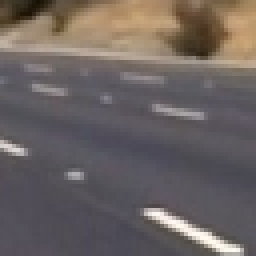
#> input picture train/non-vehicles/Extras/extra1341.png, 64 x 64 px, given in place of image0000.png, which was not available (shown 4 times larger)
$ python main.py   (older library calls are emulated)
#> lines starting #> are read from the running program, lines starting #| are printed output that depends on the picture; pictures that were not available may be replaced by others from this repository, and a replacement may not be noted
import matplotlib.image as mpimg
import matplotlib.pyplot as plt
import numpy as np
import cv2
import glob
import time
import pickle
import imageio
from sklearn.svm import LinearSVC
from sklearn.preprocessing import StandardScaler
from skimage.feature import hog
from scipy.ndimage.measurements import label
from moviepy.editor import VideoFileClip
from IPython.display import HTML
from collections import deque
from sklearn.cross_validation import train_test_split

def get_hog_features(img, orient, pix_per_cell, cell_per_block,
                        vis=False, feature_vec=True):
    # Call with two outputs if vis==True
    if vis == True:
        features, hog_image = hog(img, orientations=orient,
                                  pixels_per_cell=(pix_per_cell, pix_per_cell),
                                  cells_per_block=(cell_per_block, cell_per_block),
                                  transform_sqrt=False,
                                  visualise=vis, feature_vector=feature_vec)
        return features, hog_image
    # Otherwise call with one output
    else:
        features = hog(img, orientations=orient,
                       pixels_per_cell=(pix_per_cell, pix_per_cell),
                       cells_per_block=(cell_per_block, cell_per_block),
                       transform_sqrt=False,
                       visualise=vis, feature_vector=feature_vec)
        return features

# [183 lines left out: functions bin_spatial, color_hist, extract_features, convert_color, find_cars, draw_boxes and 2 more, not called in this run]

def heat_filter(heat, heat_k1, heat_k2):
    result = heat + heat_k1 + heat_k2
    return result

# [74 lines left out: functions draw_labeled_bboxes, process_image, not called in this run]

car_example = mpimg.imread('./train/vehicles/GTI_Far/image0000.png') # scaled 0...1
#> car_example is the input picture: shape (64, 64, 3) float32; mean R, G, B 0.419, 0.387, 0.38
example_gray_car = cv2.cvtColor(car_example, cv2.COLOR_RGB2GRAY) # scaled 0...255
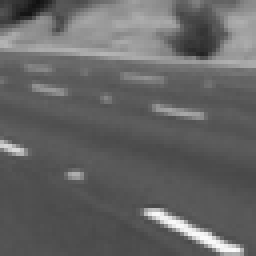
#> example_gray_car: shape (64, 64) float32 (shown 4 times larger); min 0.0679, max 0.982, mean 0.396

non_car_example = mpimg.imread('./train/non-vehicles/GTI/image49.png') # scaled 0...1
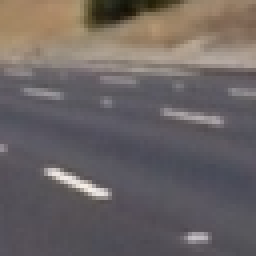
#> input picture train/non-vehicles/Extras/extra1342.png, 64 x 64 px, given in place of image49.png, which was not available (shown 4 times larger)
#> non_car_example is the input picture: shape (64, 64, 3) float32; mean R, G, B 0.419, 0.392, 0.389
example_gray_non_car = cv2.cvtColor(non_car_example, cv2.COLOR_RGB2GRAY) # scaled 0...255
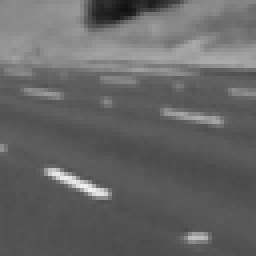
#> example_gray_non_car: shape (64, 64) float32 (shown 4 times larger); min 0.0593, max 0.942, mean 0.4

# Parameters of HOG descriptor
orientations = 9
pixels_per_cell = 8
cells_per_block = 2
visualization = True
feature_vector = True

features_car, hog_image_car = get_hog_features(example_gray_car, orientations, pixels_per_cell, cells_per_block,
                        visualization, feature_vector)
#> in get_hog_features, `features, hog_image = hog(img, orientations=orient, pixels_per_cell=(p..`: features = 1764 values, max 0.635 at index 1463, min 0 at index 5, mean 0.114
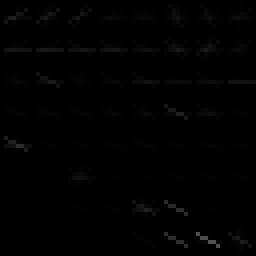
#> hog_image_car: shape (64, 64) float32 (shown 4 times larger); min 0, max 0.321, mean 0.00634
#> features_car has the same summary as features in get_hog_features

features_non_car, hog_image_non_car = get_hog_features(example_gray_non_car, orientations, pixels_per_cell, cells_per_block,
                        visualization, feature_vector)
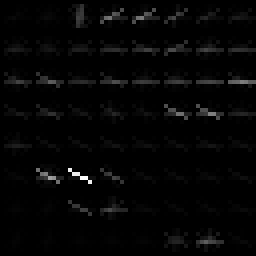
#> hog_image_non_car: shape (64, 64) float32 (shown 4 times larger); min 0, max 0.243, mean 0.00507; drawn with min black and max white
#> features_non_car = 1764 values, max 0.539 at index 1562, min 0 at index 106, mean 0.113

#> (the run stopped early here; a loop or call above may not have finished)
